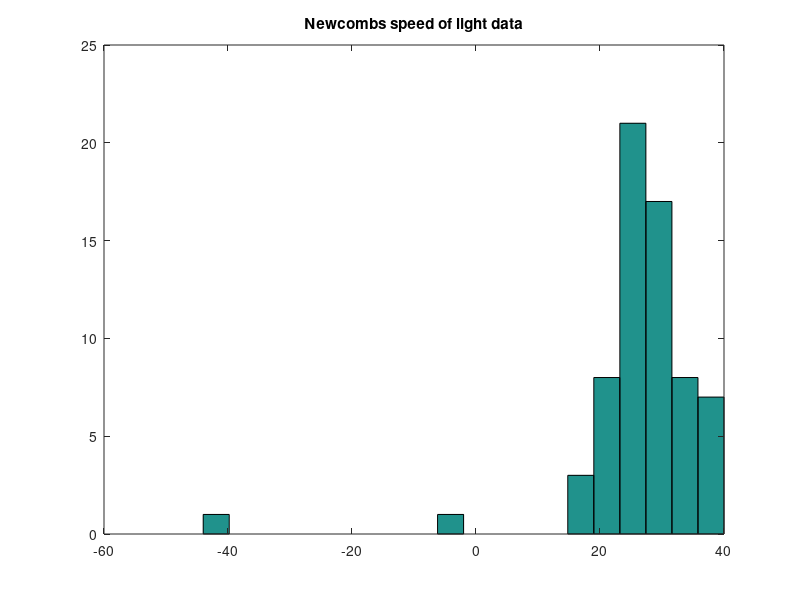

Here is the MATLAB script that generated this plot: (Note: this script raises an error after producing the figure.)
% see if Newcomb's speed of light data is Gaussian
% Similar to Gelman04 p77, except we use a plug-in approximation
% See newcomb.m for the Bayesian version

seed = 0; randn('state', seed); rand('state', seed);
folder = 'C:/kmurphy/PML/Figures';
doSave = 0;

% Data from http://www.stat.columbia.edu/~gelman/book/data/light.asc
D = [28 26 33 24 34 -44 27 16 40 -2  29 22 24 21 25 30 23 29 31 19 ...
     24 20 36 32 36 28 25 21 28 29  37 25 28 26 30 32 36 26 30 22 ...
     36 23 27 27 28 27 31 27 26 33  26 32 32 24 39 28 24 25 32 25 ...
      29 27 28 29 16 23];
n  = length(D);

% MLE
mu = mean(D); sigma = std(D);

% generate posterior samples
S = 1000;
rep = normrnd(mu, sigma, S, n);

% Plot data
figure(1); clf
hist(D,20); title('Newcombs speed of light data')
if doPrintPmtk, doPrintPmtkFigures('newcombTruth2'); end;

% Plot sampled data
figure(2); clf
for i=1:9
  subplot(3,3,i)
  hist(rep(i,:))
  %set(gca,'xlim',[0 50])
  %title(sprintf('synth %d', i))
end
suplabel('posterior samples', 't')
if doPrintPmtk, doPrintPmtkFigures('newcombSynth2'); end;

% compute distribution of test statistic
test = @(x) min(x);
for s=1:S
  testVal(s) = test(rep(s,:));
end
testValTrue = test(D);
figure(3);clf
hist(testVal);
title(sprintf('posterior of min(%s), true min=%d', 'x', testValTrue))
hold on
line([testValTrue, testValTrue], get(gca,'ylim'), 'color', 'r', 'linewidth', 3)
pvalBayes = mean(testVal >= testValTrue)
if doPrintPmtk, doPrintPmtkFigures('newcombTestStat2'); end;



% Make the test statistic be hte sample variance
%test=inline('var(x)','x');
test = @(x) var(x);
for s=1:S
  testVal(s) = test(rep(s,:));
end
testValTrue = test(D);
figure(4);clf
hist(testVal);
title(sprintf('posterior of var(%s), true var=%3.2f', 'x', testValTrue))
hold on
line([testValTrue, testValTrue], get(gca,'ylim'), 'color', 'r', 'linewidth', 3)
pvalBayes = mean(testVal >= testValTrue)
if doPrintPmtk, doPrintPmtkFigures('newcombHistoVar'); end;
